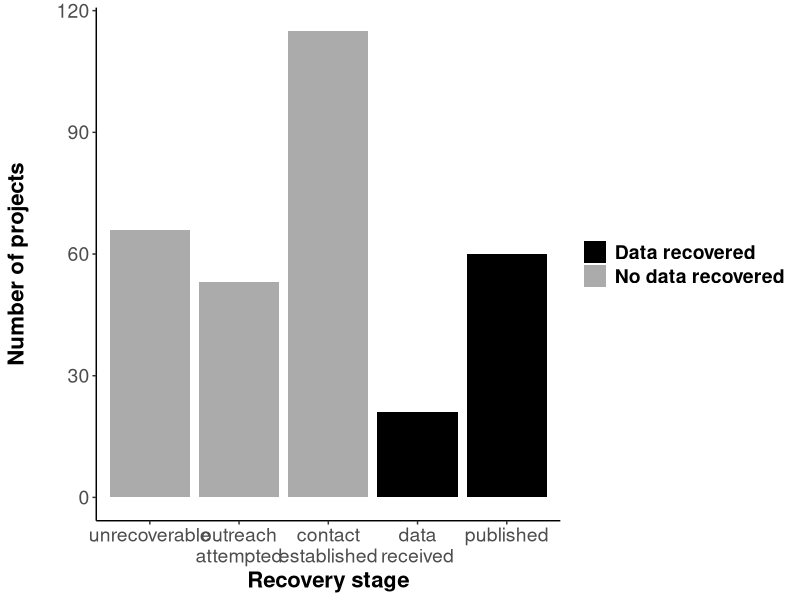
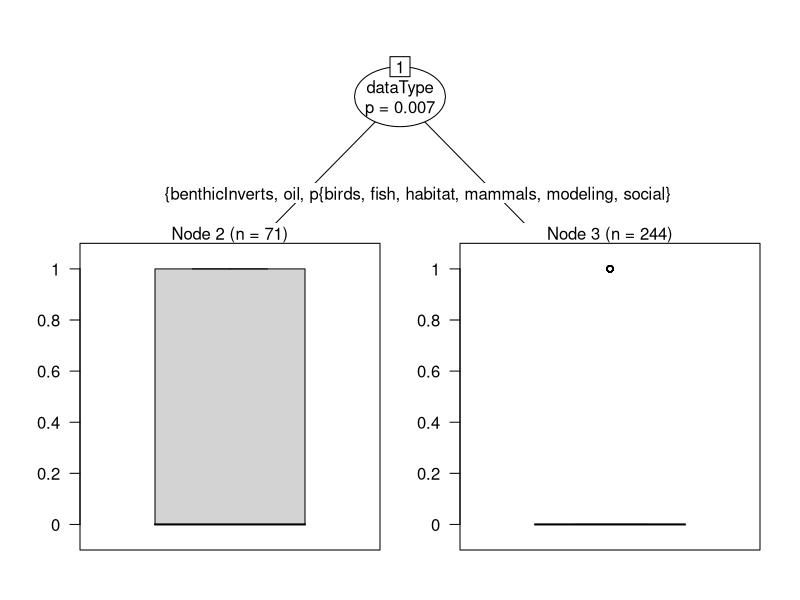

The R script that drew these images, in order:
## ---- chunk 1

library(knitr)
library(dplyr)
library(readr)
library(ggplot2)
library(reshape2)
library(grid)
library(gridExtra)
library(party)

rslt=read.csv('data/evosArchResults.csv',header=T,stringsAsFactors=T)
rslt[rslt$Status=='published','Status']<-'Published'

rslt$succ=ifelse(rslt$Status %in% c('Published','SentData','Revised'),0,1) # 0=success??? ### RM?
rslt$statSucc=ifelse(rslt$Status %in% c('Published','SentData','Revised'),1,0) # 1 = success, 2 = not successful


agDes=read.csv('data/ecoInfoAgencyDesig.csv',header=T,stringsAsFactors=T,col.names=c('agency','agGrp','agSubGrp'))
agDes$agGrp=gsub('nonProf','private',agDes$agGrp)


rslt2=merge(rslt,agDes,all.x=T)
rslt2=rslt2 %>%
  filter(!end>2010) %>%
  select(Status,start,end,ecosystem,dataType,statSucc,agGrp,agSubGrp,reason)

splBio=strsplit(as.character(rslt2$dataType),'-')

rslt2$dataType<-gsub("biological-",'',rslt2$dataType)

## ---- chunk 2

overall=table(rslt2$Status)
overallLong=melt(overall)
colnames(overallLong)=c('Status','nDatasets')
overall2=overallLong %>%
  mutate(prop=nDatasets/sum(nDatasets))

possible=overallLong %>%
  filter(!Status=='Unrecoverable') %>%
  mutate(prop=nDatasets/sum(nDatasets))

statusOrd=c('Unrecoverable','Emailed','Replied','SentData','Revised','Published')
stSuccCols=c("0"='gray67',"1"="black")

statPlot=ggplot()+
  geom_bar(data=rslt2,
                 aes(x=factor(Status,levels=statusOrd,ordered=T),fill=factor(statSucc)))+
  scale_x_discrete(labels=c("unrecoverable","outreach\nattempted","contact\nestablished","data\nreceived","published"))+
  scale_fill_manual(name="Data obtained?",
                    breaks=c("1","0"),
                    values=stSuccCols,
                    labels=c("Data recovered", "No data recovered"))+
  theme(legend.title=element_blank())+
  theme(panel.grid.major = element_blank(),
        panel.grid.minor = element_blank(),
        panel.border = element_blank(),
        panel.background = element_blank())+
  xlab("Recovery stage")+ 
  ylab('Number of projects\n')+
  theme(axis.text=element_text(size=14),
        title=element_text(size=16,face="bold"),
        legend.text = element_text(size = 14, face = "bold"))+
  theme(axis.line.x = element_line(color="black"),
        axis.line.y = element_line(color="black"))

statPlot

## ---- chunk 3
# Number of projects requested
sum(overall)

# percent successful
sum(overall[c("Published","SentData")])/sum(overall)

## ---- chunk 4

bioProps=table(rslt2$statSucc,rslt2$dataType)
bioChi=chisq.test(bioProps)

bioChi
## ---- chunk 5
subSecProps=table(rslt2$statSucc,rslt2$agSubGrp)
subSectChi=chisq.test(subSecProps)

subSectChi
## ---- chunk 6

tempProps=table(rslt2$statSucc,as.character(rslt2$end))
tempChi=chisq.test(tempProps)

tempChi

## ---- chunk 7
rslt2$dataType<-as.factor(rslt2$dataType)
partyForBio<-cforest(statSucc~agSubGrp+end+dataType,data=rslt2,controls = cforest_unbiased(mtry = 2, ntree = 1000))
varimp(partyForBio)
## ---- chunk 8
partreeBio<-ctree(statSucc~agSubGrp+end+dataType,data=rslt2)

partreeBio

plot(partreeBio)
